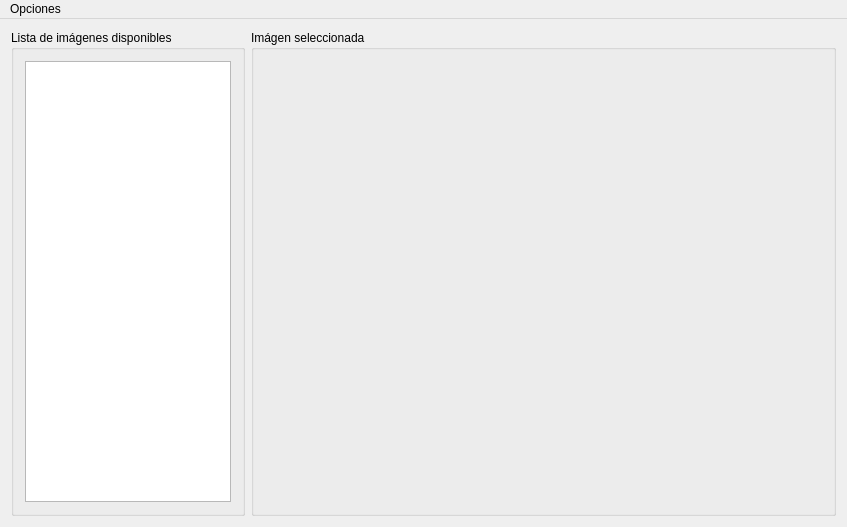
<?xml version="1.0" encoding="UTF-8"?>
<ui version="4.0">
 <class>Launcher</class>
 <widget class="QMainWindow" name="Launcher">
  <property name="geometry">
   <rect>
    <x>0</x>
    <y>0</y>
    <width>847</width>
    <height>527</height>
   </rect>
  </property>
  <property name="sizePolicy">
   <sizepolicy hsizetype="Fixed" vsizetype="Fixed">
    <horstretch>0</horstretch>
    <verstretch>0</verstretch>
   </sizepolicy>
  </property>
  <property name="windowTitle">
   <string>Launcher</string>
  </property>
  <widget class="QWidget" name="centralWidget">
   <layout class="QHBoxLayout" name="horizontalLayout" stretch="4,10">
    <item>
     <widget class="QGroupBox" name="groupBox">
      <property name="title">
       <string>Lista de imágenes disponibles</string>
      </property>
      <layout class="QHBoxLayout" name="horizontalLayout_3">
       <item>
        <widget class="QListWidget" name="list_imgs">
         <property name="sizePolicy">
          <sizepolicy hsizetype="Preferred" vsizetype="Preferred">
           <horstretch>0</horstretch>
           <verstretch>0</verstretch>
          </sizepolicy>
         </property>
        </widget>
       </item>
      </layout>
     </widget>
    </item>
    <item>
     <widget class="QGroupBox" name="groupBox_2">
      <property name="title">
       <string>Imágen seleccionada</string>
      </property>
      <layout class="QHBoxLayout" name="horizontalLayout_2">
       <item>
        <widget class="QLabel" name="label_imgPrev">
         <property name="sizePolicy">
          <sizepolicy hsizetype="Ignored" vsizetype="Ignored">
           <horstretch>0</horstretch>
           <verstretch>0</verstretch>
          </sizepolicy>
         </property>
         <property name="text">
          <string/>
         </property>
         <property name="pixmap">
          <pixmap>../../../../Google Drive/Fondos/1_aura.jpg</pixmap>
         </property>
         <property name="scaledContents">
          <bool>true</bool>
         </property>
         <property name="alignment">
          <set>Qt::AlignCenter</set>
         </property>
        </widget>
       </item>
      </layout>
     </widget>
    </item>
   </layout>
  </widget>
  <widget class="QMenuBar" name="menuBar">
   <property name="geometry">
    <rect>
     <x>0</x>
     <y>0</y>
     <width>847</width>
     <height>22</height>
    </rect>
   </property>
   <widget class="QMenu" name="menuOpciones">
    <property name="title">
     <string>Opciones</string>
    </property>
    <addaction name="action_ChangeDir"/>
    <addaction name="action_Exit"/>
   </widget>
   <addaction name="menuOpciones"/>
  </widget>
  <action name="action_ChangeDir">
   <property name="text">
    <string>Cambiar carpeta</string>
   </property>
  </action>
  <action name="action_Exit">
   <property name="text">
    <string>Salir</string>
   </property>
  </action>
 </widget>
 <layoutdefault spacing="6" margin="11"/>
 <resources/>
 <connections/>
</ui>
